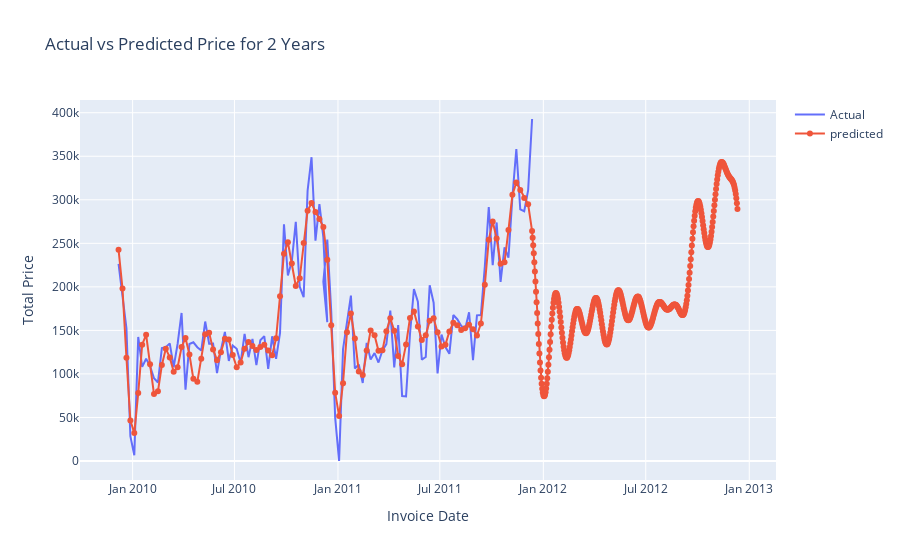

Source (notebook cell):
### Code cell
fig = go.Figure([go.Scatter(x=df['ds'], y=df['y'],mode='lines',
                    name='Actual')])

#You can add traces using an Express plot by using add_trace
fig.add_trace(go.Scatter(x=prediction['ds'], y=prediction['yhat'],
                   mode='lines+markers',
                    name='predicted'))

#To display a figure using the renderers framework, you call the .show() method on a graph object figure, or pass the figure to the plotly.io.show function. 
#With either approach, plotly.py will display the figure using the current default renderer(s).

# Customize the layout
fig.update_layout(title='Actual vs Predicted Price for 2 Years',
                  xaxis_title='Invoice Date',
                  yaxis_title='Total Price')


fig.show()
